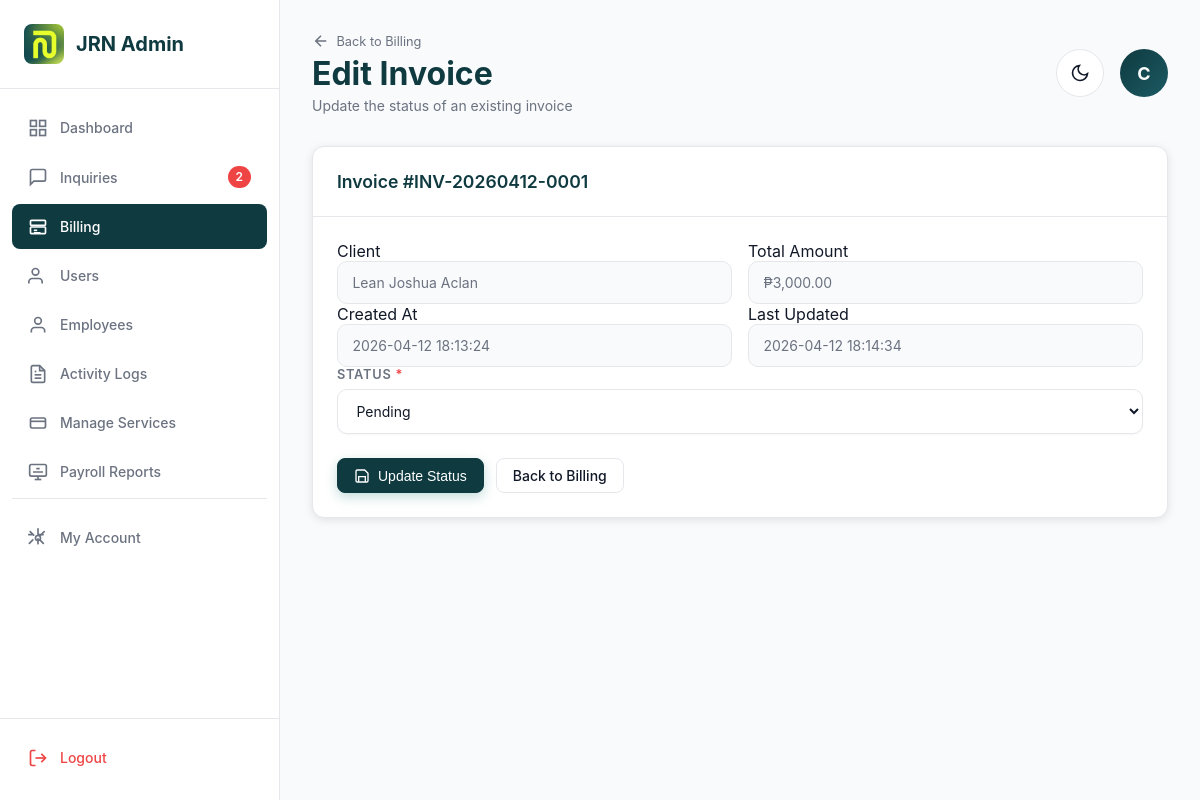
The page /admin/billing-edit.php?id=9 (signed in) on the database its author committed.
### tables this page shows
CREATE TABLE `employees` (
  `id` int(11) NOT NULL,
  `account_number` varchar(20) DEFAULT NULL,
  `email` varchar(255) NOT NULL,
  `phone` varchar(20) DEFAULT NULL,
  `password` varchar(255) NOT NULL,
  `first_name` varchar(100) NOT NULL,
  `last_name` varchar(100) NOT NULL,
  `position` varchar(100) DEFAULT NULL,
  `department` varchar(100) DEFAULT NULL,
  `role` enum('admin','employee') DEFAULT 'employee',
  `status` enum('active','inactive','archived') DEFAULT 'active',
  `created_at` timestamp NOT NULL DEFAULT current_timestamp(),
  `updated_at` timestamp NOT NULL DEFAULT current_timestamp() ON UPDATE current_timestamp()
);

CREATE TABLE `billings` (
  `id` int(10) UNSIGNED NOT NULL,
  `invoice_number` varchar(50) NOT NULL,
  `client_name` varchar(150) NOT NULL,
  `total_amount` decimal(10,2) NOT NULL DEFAULT 0.00,
  `status` enum('unpaid','pending','paid','cancelled') NOT NULL DEFAULT 'unpaid',
  `created_at` datetime NOT NULL DEFAULT current_timestamp(),
  `updated_at` datetime DEFAULT NULL ON UPDATE current_timestamp(),
  `service_name` varchar(255) NOT NULL,
  `base_fee` decimal(10,2) NOT NULL DEFAULT 0.00,
  `processing_fee` decimal(10,2) NOT NULL DEFAULT 0.00,
  `other_fees` decimal(10,2) NOT NULL DEFAULT 0.00,
  `discount` decimal(10,2) NOT NULL DEFAULT 0.00
);

### includes/auth.php (called while the page is built, shortened)
<?php
function isLoggedIn()
{
    return isset($_SESSION['user_id']) && isset($_SESSION['role']);
}
function isAdmin()
{
    return isLoggedIn() && $_SESSION['role'] === 'admin';
}

### admin/billing-edit.php (the view, shortened to what this page needs)
<?php
require_once '../connection/dbconn.php';
require_once '../includes/auth.php';
$invoiceId = (int)$_GET['id'];
$stmt = $conn->prepare("SELECT COUNT(*) as pending_count FROM inquiries WHERE status = 'pending'");
$stmt->execute();
$pending_inquiries = $stmt->get_result()->fetch_assoc()['pending_count'];
$is_from_employees = isset($_SESSION['account_type']) && $_SESSION['account_type'] === 'employee';
if ($is_from_employees) {
    $stmt = $conn->prepare("SELECT * FROM employees WHERE id = ?");
} else {
    $stmt = $conn->prepare("SELECT * FROM users WHERE id = ?");
}
$stmt->bind_param("i", $_SESSION['user_id']);
$stmt->execute();
$admin = $stmt->get_result()->fetch_assoc();
$stmt = $conn->prepare("SELECT * FROM billings WHERE id = ?");
$stmt->bind_param("i", $invoiceId);
$stmt->execute();
$invoice = $stmt->get_result()->fetch_assoc();
$isPaid = ($invoice['status'] === 'paid');
?>
<!DOCTYPE html>
<html lang="en">
<head>
    <link rel="stylesheet" href="assets/css/index-admin.css">
    <link rel="stylesheet" href="assets/css/billing-admin.css">
    <link rel="stylesheet" href="assets/css/billing-add.css">
    <link rel="stylesheet" href="assets/css/billing-edit.css">
    <link rel="stylesheet" href="assets/css/logout-modal.css">
</head>
<body>
    <aside class="sidebar">
        <div class="sidebar-header">
            <div class="sidebar-logo">
                <img src="../assets/img/logo.jpg" alt="Logo" class="logo-small">
                <h2>JRN Admin</h2>
            </div>
        </div>
        <nav class="sidebar-nav">
            <a href="index-admin.php" class="nav-item">
                <svg width="20" height="20" viewBox="0 0 24 24" fill="none" stroke="currentColor" stroke-width="2">
                    <rect x="3" y="3" width="7" height="7"></rect>
                    <rect x="14" y="3" width="7" height="7"></rect>
                    <rect x="14" y="14" width="7" height="7"></rect>
                    <rect x="3" y="14" width="7" height="7"></rect>
                </svg>
                Dashboard
            </a>
            <a href="inquiries-admin.php" class="nav-item">
                <svg width="20" height="20" viewBox="0 0 24 24" fill="none" stroke="currentColor" stroke-width="2" overflow="visible">
                    <path d="M21 15a2 2 0 0 1-2 2H7l-4 4V5a2 2 0 0 1 2-2h14a2 2 0 0 1 2 2z"></path>
                </svg>
                Inquiries
                <?php if (isset($pending_inquiries) && $pending_inquiries > 0): ?>
                    <span class="badge"><?php echo $pending_inquiries; ?></span>
                <?php endif; ?>
            </a>
            <a href="billing-admin.php" class="nav-item active">
                <svg width="20" height="20" viewBox="0 0 24 24" fill="none" stroke="currentColor" stroke-width="2">
                    <rect x="3" y="4" width="18" height="6" rx="1" />
                    <rect x="3" y="12" width="18" height="8" rx="1" />
                    <line x1="7" y1="16" x2="11" y2="16" />
                    <line x1="7" y1="19" x2="15" y2="19" />
                </svg>
                Billing
            </a>
            <a href="users-admin.php" class="nav-item">
                <svg width="20" height="20" viewBox="0 0 24 24" fill="none" stroke="currentColor" stroke-width="2" overflow="visible">
                    <circle cx="9" cy="7" r="4"></circle>
                    <path d="M17 21v-2a4 4 0 0 0-4-4H5a4 4 0 0 0-4 4v2"></path>
                </svg>
                Users
            </a>
            <?php if (isAdmin()): ?>
                <a href="employees-admin.php" class="nav-item">
                    <svg width="20" height="20" viewBox="0 0 24 24" fill="none" stroke="currentColor" stroke-width="2">
                        <path d="M20 21v-2a4 4 0 0 0-4-4H8a4 4 0 0 0-4 4v2"></path>
                        <circle cx="12" cy="7" r="4"></circle>
                    </svg>
                    Employees
                </a>
                <a href="activity-logs.php" class="nav-item">
                    Activity Logs
                </a>
                <a href="services-admin.php" class="nav-item">
                    <svg width="20" height="20" viewBox="0 0 24 24" fill="none" stroke="currentColor" stroke-width="2">
                        <rect x="3" y="6" width="18" height="12" rx="2" />
                        <path d="M3 10h18" />
                    </svg>
                    Manage Services
                </a>
                <a href="payroll-reports-admin.php" class="nav-item">
                    <svg width="20" height="20" viewBox="0 0 24 24" fill="none" stroke="currentColor" stroke-width="2">
                        <rect x="2" y="3" width="20" height="14" rx="2" />
                        <line x1="8" y1="21" x2="16" y2="21" />
                        <line x1="12" y1="17" x2="12" y2="21" />
                        <path d="M6 8h.01M10 8h4M6 12h12" />
                    </svg>
                    Payroll Reports
                </a>
            <?php endif; ?>
            <div style="margin-top: auto; padding-top: 1rem; border-top: 1px solid var(--border-color);">
                <a href="admin-account.php" class="nav-item">
                    <svg width="20" height="20" viewBox="0 0 24 24" fill="none" stroke="currentColor" stroke-width="2" stroke-linecap="round" stroke-linejoin="round">
                        <circle cx="12" cy="12" r="3"></circle>
                        <path d="M12 1v6m0 6v6m6-11h-6m-6 0H1m18.4-3.6l-4.2 4.2m-8.4 0l-4.2-4.2M18.4 18.4l-4.2-4.2m-8.4 0l-4.2 4.2"></path>
                    </svg>
                    My Account
                </a>
            </div>
        </nav>
        <div class="sidebar-footer">
            <a href="#" class="nav-item logout" id="logout-btn">
                <svg width="20" height="20" viewBox="0 0 24 24" fill="none" stroke="currentColor" stroke-width="2">
                    <path d="M9 21H5a2 2 0 0 1-2-2V5a2 2 0 0 1 2-2h4"></path>
                    <polyline points="16 17 21 12 16 7"></polyline>
                    <line x1="21" y1="12" x2="9" y2="12"></line>
                </svg>
                Logout
            </a>
        </div>
    </aside>
    <main class="main-content">
        <header class="admin-header">
            <div class="admin-header-left">
                <a href="billing-admin.php" class="back-link">
                    <svg width="18" height="18" viewBox="0 0 24 24" fill="none" stroke="currentColor" stroke-width="2">
                        <path d="M19 12H5M12 19l-7-7 7-7" />
                    </svg>
                    Back to Billing
                </a>
                <h1>Edit Invoice</h1>
                <p class="header-subtitle">Update the status of an existing invoice</p>
            </div>
            <div class="admin-header-right">
                <button class="theme-toggle" id="themeToggle" aria-label="Toggle dark mode">
                    <svg class="moon-icon" fill="none" stroke="currentColor" stroke-width="2" viewBox="0 0 24 24">
                        <path d="M21 12.79A9 9 0 1 1 11.21 3 7 7 0 0 0 21 12.79z"></path>
                    </svg>
                </button>
                <div class="avatar-circle"><?php echo strtoupper(substr($admin['first_name'] ?? 'A', 0, 1)); ?></div>
            </div>
        </header>
        <div class="card edit-invoice-card">
            <div class="card-header">
                <h2>Invoice #<?php echo htmlspecialchars($invoice['invoice_number']); ?></h2>
            </div>
            <div class="card-body">
                <div class="form-grid-2">
                    <div class="form-group">
                        <label>Client</label>
                        <input type="text" class="form-control" disabled
                            value="<?php echo htmlspecialchars($invoice['client_name']); ?>">
                    </div>
                    <div class="form-group">
                        <label>Total Amount</label>
                        <input type="text" class="form-control" disabled
                            value="₱<?php echo number_format((float)$invoice['total_amount'], 2); ?>">
                    </div>
                </div>
                <div class="form-grid-2">
                    <div class="form-group">
                        <label>Created At</label>
                        <input type="text" class="form-control" disabled
                            value="<?php echo htmlspecialchars($invoice['created_at']); ?>">
                    </div>
                    <div class="form-group">
                        <label>Last Updated</label>
                        <input type="text" class="form-control" disabled
                            value="<?php echo htmlspecialchars($invoice['updated_at'] ?? ''); ?>">
                    </div>
                </div>
                <form method="POST" class="invoice-form">
                    <div class="form-group">
                        <label>Status <span class="required">*</span></label>
                        <select name="status" class="form-control" <?php echo $isPaid ? 'disabled' : ''; ?> required>
                            <?php
                            $currentStatus = $invoice['status'];
                            $options = [
                                'unpaid'   => 'Unpaid',
                                'pending'  => 'Pending',
                                'paid'     => 'Paid',
                                'cancelled' => 'Cancelled',
                            ];
                            foreach ($options as $value => $label) {
                                $sel = $currentStatus === $value ? 'selected' : '';
                                echo "<option value=\"{$value}\" {$sel}>{$label}</option>";
                            }
                            ?>
                        </select>
                    </div>
                    <div class="form-actions">
                        <button type="submit" name="update_status" class="btn btn--primary" <?php echo $isPaid ? 'disabled' : ''; ?>>
                            <svg width="16" height="16" viewBox="0 0 24 24" fill="none" stroke="currentColor" stroke-width="2">
                                <path d="M19 21H5a 2 2 0 0 1-2-2V5a 2 2 0 0 1 2-2h11l5 5v11a 2 2 0 0 1-2 2z"></path>
                                <polyline points="17 21 17 13 7 13 7 21"></polyline>
                            </svg>
                            Update Status
                        </button>
                        <a href="billing-admin.php" class="btn btn--outline">Back to Billing</a>
                    </div>
                </form>
            </div>
        </div>
    </main>
</body>
</html>

### admin/assets/css/index-admin.css (style rules this page uses)
:root { --primary: #0f3a40; --primary-hover: #1c5a63; --accent: #bfe600; --accent-hover: #9ec700; --gray-50: #f9fafb; --gray-100: #f3f4f6; --gray-200: #e5e7eb; --gray-300: #d1d5db; --gray-500: #6b7280; --gray-600: #4b5563; --gray-900: #111827; --success: #10b981; --warning: #f59e0b; --danger: #ef4444; --info: #3b82f6; --bg-primary: #f9fafb; --bg-secondary: #ffffff; --text-primary: #111827; --text-secondary: #6b7280; --border-color: #e5e7eb; --shadow: rgba(0, 0, 0, 0.1); }
* { margin: 0; padding: 0; box-sizing: border-box; }
body { font-family: -apple-system, BlinkMacSystemFont, "Segoe UI", Roboto, Arial, sans-serif; background: var(--bg-primary); color: var(--text-primary); display: flex; min-height: 100vh; transition: background-color 0.3s ease, color 0.3s ease; }
.sidebar { width: 280px; background: var(--bg-secondary); border-right: 1px solid var(--border-color); position: fixed; left: 0; top: 0; height: 100vh; display: flex; flex-direction: column; z-index: 1000; transition: background-color 0.3s ease, border-color 0.3s ease; }
.sidebar-header { padding: 1.5rem; border-bottom: 1px solid var(--border-color); }
.sidebar-logo { display: flex; align-items: center; gap: 0.75rem; }
.logo-small { width: 40px; height: 40px; border-radius: 8px; object-fit: cover; }
.sidebar-header h2 { font-size: 1.25rem; font-weight: 700; color: var(--primary); }
.sidebar-nav { flex: 1; padding: 1rem 0.75rem; overflow-y: auto; }
.nav-item { display: flex; align-items: center; gap: 0.75rem; padding: 0.75rem 1rem; margin-bottom: 0.25rem; color: var(--text-secondary); text-decoration: none; font-size: 0.875rem; font-weight: 500; border-radius: 8px; transition: all 0.2s ease; }
.nav-item.active { background: var(--primary); color: white; }
.nav-item svg { flex-shrink: 0; }
.badge { margin-left: auto; background: var(--danger); color: white; padding: 0.125rem 0.5rem; border-radius: 999px; font-size: 0.75rem; font-weight: 600; }
.sidebar-footer { padding: 1rem 0.75rem; border-top: 1px solid var(--border-color); }
.nav-item.logout { color: var(--danger); }
.main-content { margin-left: 280px; flex: 1; padding: 2rem; max-width: calc(100% - 280px); }
.admin-header { display: flex; justify-content: space-between; align-items: center; margin-bottom: 2rem; }
.admin-header-left h1 { font-size: 2rem; font-weight: 700; margin-bottom: 0.25rem; color: var(--primary); }
.header-subtitle { color: var(--text-secondary); font-size: 0.875rem; }
.admin-header-right { display: flex; align-items: center; gap: 1rem; }
.avatar-circle { width: 48px; height: 48px; border-radius: 50%; background: linear-gradient(135deg, var(--primary), var(--primary-hover)); color: white; display: flex; align-items: center; justify-content: center; font-weight: 700; font-size: 1.125rem; }
.nav-item svg { flex-shrink: 0; display: block; min-width: 20px; min-height: 20px; }
.nav-item { display: flex; align-items: center; gap: 0.75rem; padding: 0.75rem 1rem; margin-bottom: 0.25rem; color: var(--text-secondary); text-decoration: none; font-size: 0.875rem; font-weight: 500; border-radius: 8px; transition: all 0.2s ease; line-height: 1.5; }
.theme-toggle { width: 48px; height: 48px; border-radius: 50%; background: var(--bg-secondary); border: 1px solid var(--border-color); display: flex; align-items: center; justify-content: center; cursor: pointer; transition: all 0.3s ease; }
.theme-toggle svg { width: 20px; height: 20px; color: var(--text-primary); transition: transform 0.3s ease; }
[data-theme="light"] .moon-icon { display: block; }
.card { background: var(--bg-secondary); border: 1px solid var(--border-color); border-radius: 12px; overflow: hidden; margin-bottom: 1.5rem; box-shadow: 0 2px 8px var(--shadow); transition: all 0.3s ease; }
.card-header { padding: 1.5rem; border-bottom: 1px solid var(--border-color); display: flex; justify-content: space-between; align-items: center; }
.card-header h2 { font-size: 1.25rem; font-weight: 600; color: var(--primary); }
.btn { display: inline-flex; align-items: center; gap: 0.5rem; padding: 0.5rem 1rem; border: 1px solid var(--border-color); border-radius: 8px; font-size: 0.875rem; font-weight: 500; text-decoration: none; color: var(--text-primary); background: var(--bg-secondary); transition: all 0.2s ease; cursor: pointer; }
.btn--outline { background: transparent; }
.btn--primary { background: var(--primary); color: white; border-color: var(--primary); }

### rows shown on the page
employees: first_name "C"
billings: invoice_number "INV-20260412-0001", client_name "Lean Joshua Aclan", total_amount "₱3,000.00", created_at "2026-04-12 18:13:24", updated_at "2026-04-12 18:14:34", status "Pending"

### other values the page prints
$pending_inquiries "2"
